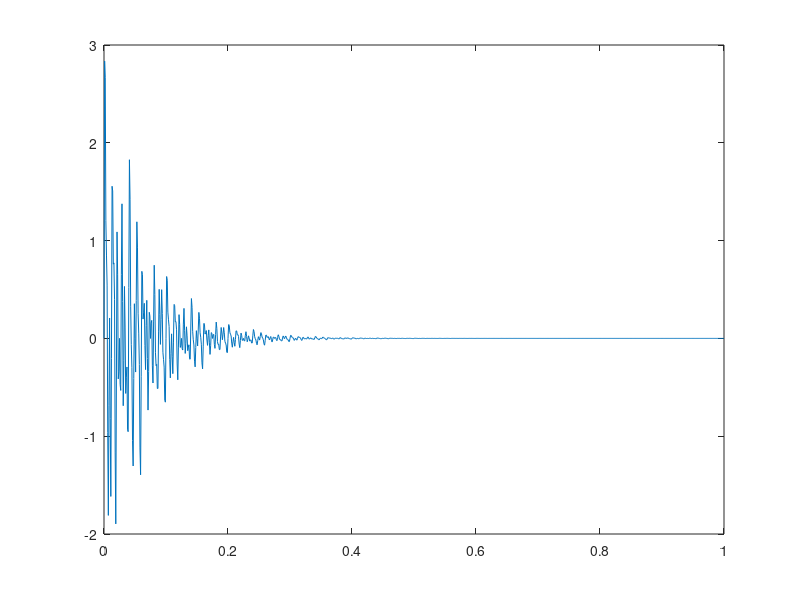
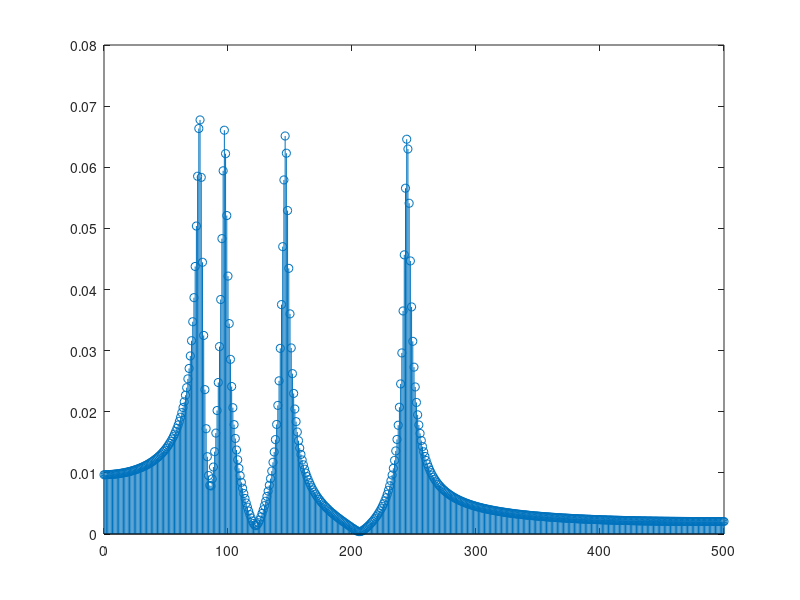
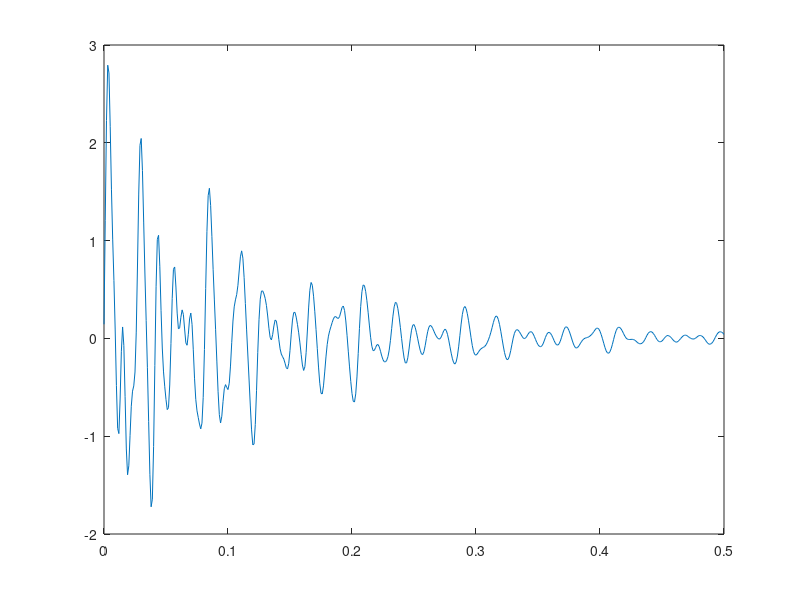

The MATLAB script that drew these images, in order:
clc;
clear;

%% Inititalization
T = 1; % 1 seconds
dt = 0.001; % 10 KHz sampling freq
Nsample = T/dt;    % Number of samples
nfft = 2^nextpow2(Nsample);
Fs = 1/dt;


freq1 = 150;  % signal frequency
freq2 = 100;  % signal frequency
freq3 = 80;  % signal frequency
freq4 = 250;  % signal frequency
alpha = -15; 

a0 = 0;
a = NaN(nfft/2);
b = NaN(nfft/2);

%% Create Signal
t = 0:dt:T;
x = exp(alpha*t).*(sin(2*pi*freq1*t) + sin(2*pi*freq2*t)+ sin(2*pi*freq3*t)+ sin(2*pi*freq4*t));
%x = 8/pi^2 *(sin(2*pi*fs*t) - 1/9 * sin(6*pi*fs*t) + 1/25 * sin(10*pi*fs*t)  - 1/49 * sin(14*pi*fs*t) + 1/81 * sin(18*pi*fs*t) );

%% Processing
%% FFT
x_fft = fft(x);
f = Fs/2*linspace(0,1,nfft/2 -1);

a0 = x_fft(1)/nfft;
a = 2*real(x_fft(2:nfft/2))/nfft;
b = -2*imag(x_fft(2:nfft/2))/nfft;
mag =sqrt(b.^2+a.^2);

% Filter and reconstruct signal
tr = t(1:round(length(t)/2));
y(1) = a0/2;
f_start = 60;
f_stop = 200;
for i = f_start: f_stop
   y = y + a(i)*cos(f(i)*2*pi*tr)+b(i)*2*sin(f(i)*pi*tr);
end
A0 = a0;
A = a(f_start:f_stop);
B = b(f_start:f_stop);
F = f(f_start:f_stop);
%% Save to file
dlmwrite('driven_data.txt',A0','delimiter','\t','precision',5,'-append');
dlmwrite('driven_data.txt',F,'delimiter','\t','precision',5,'-append');
dlmwrite('driven_data.txt',A,'delimiter','\t','precision',5,'-append');
dlmwrite('driven_data.txt',B,'delimiter','\t','precision',5,'-append');



%% Plot

figure(1);
plot(t,x);

figure(2);
stem(f,mag);

figure(3);
plot(tr(1:length(y)),y);
